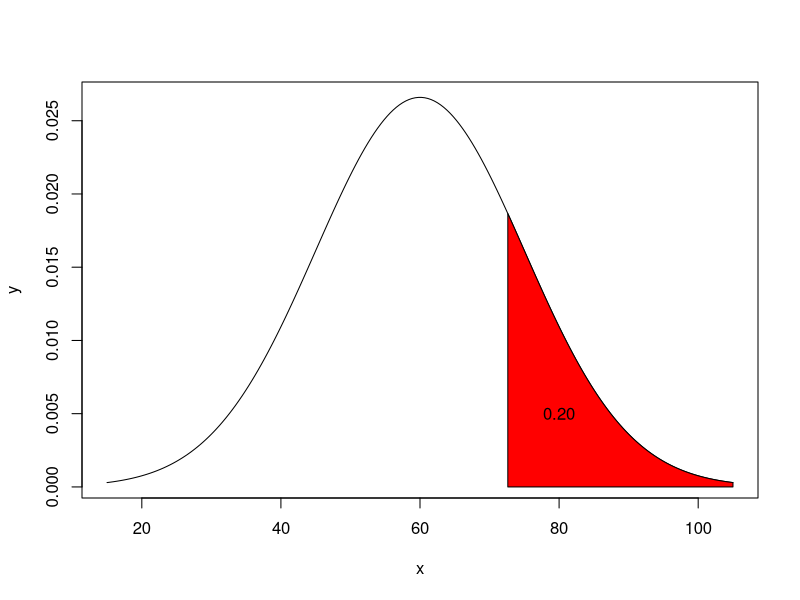
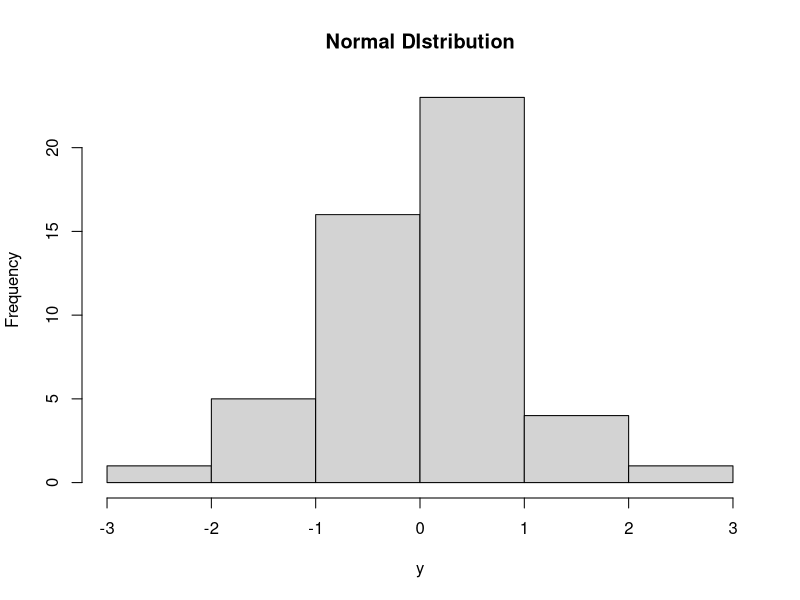
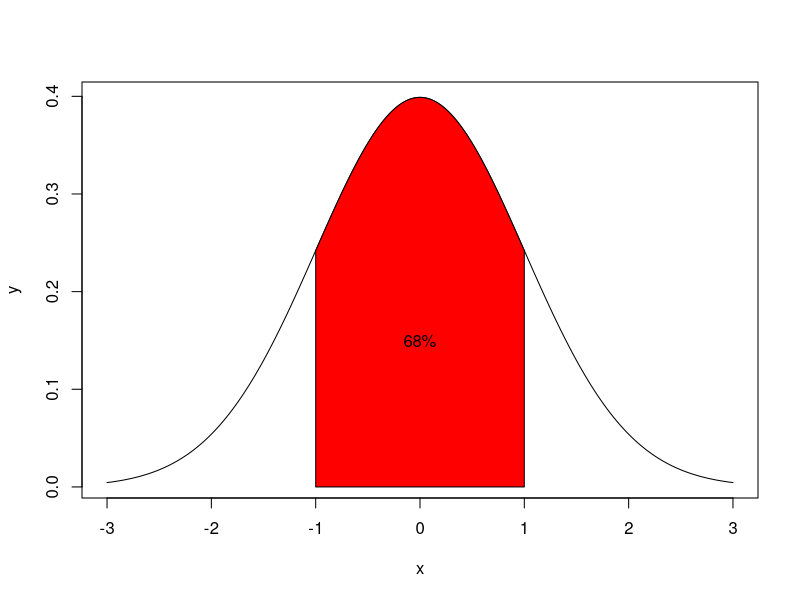
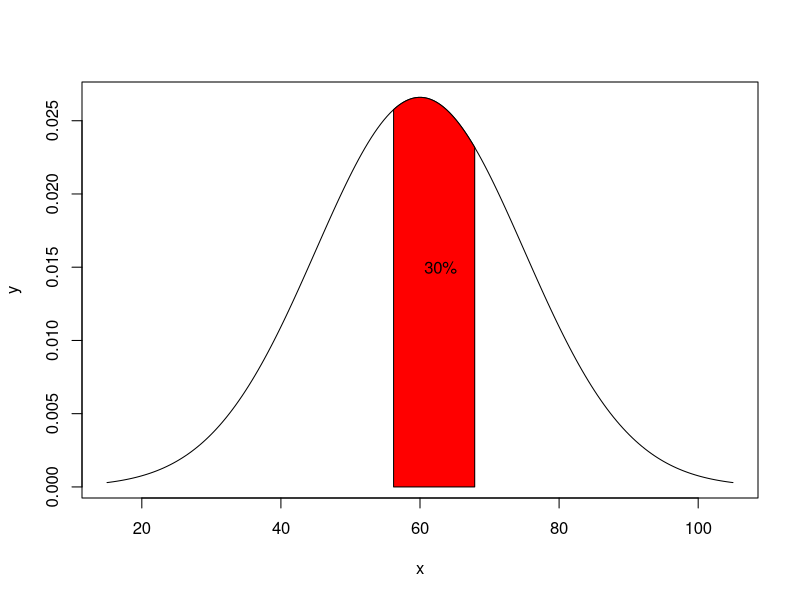

These figures' R source, in order:
x=seq(15,105,length=200)
y=dnorm(x,mean=60,sd=15)
plot(x,y,type="l")

a=qnorm(0.80,mean=60,sd=15)
x=seq(a,105,length=200)
y=dnorm(x,mean=60,sd=15)
polygon(c(a,x,105),c(0,y,0),col="red")
text(80,0.005,"0.20")


# # Create a sample of 50 numbers which are 
# normally distributed.
y <-rnorm(50)
 # Plot the histogram for this sample.
hist(y, main = "Normal DIstribution")

#68%
x=seq(-3,3,length=200)
y=dnorm(x)
plot(x,y,type="l")
x=seq(-1,1,length=200)
y=dnorm(x,mean=0,sd=1)
polygon(c(-1,x,1),c(0,y,0),col="red")
text(0,0.15,"68%")  #x=0, y=0.15 cordinates


x=seq(15,105,length=200)
y=dnorm(x,mean=60,sd=15)
plot(x,y,type="l")

a=qnorm(0.40,mean=60,sd=15)
b=qnorm(0.70,mean=60,sd=15)

x=seq(a,b,length=200)
y=dnorm(x,mean=60,sd=15)
polygon(c(a,x,b),c(0,y,0),col="red")
text(63,0.015,"30%")
